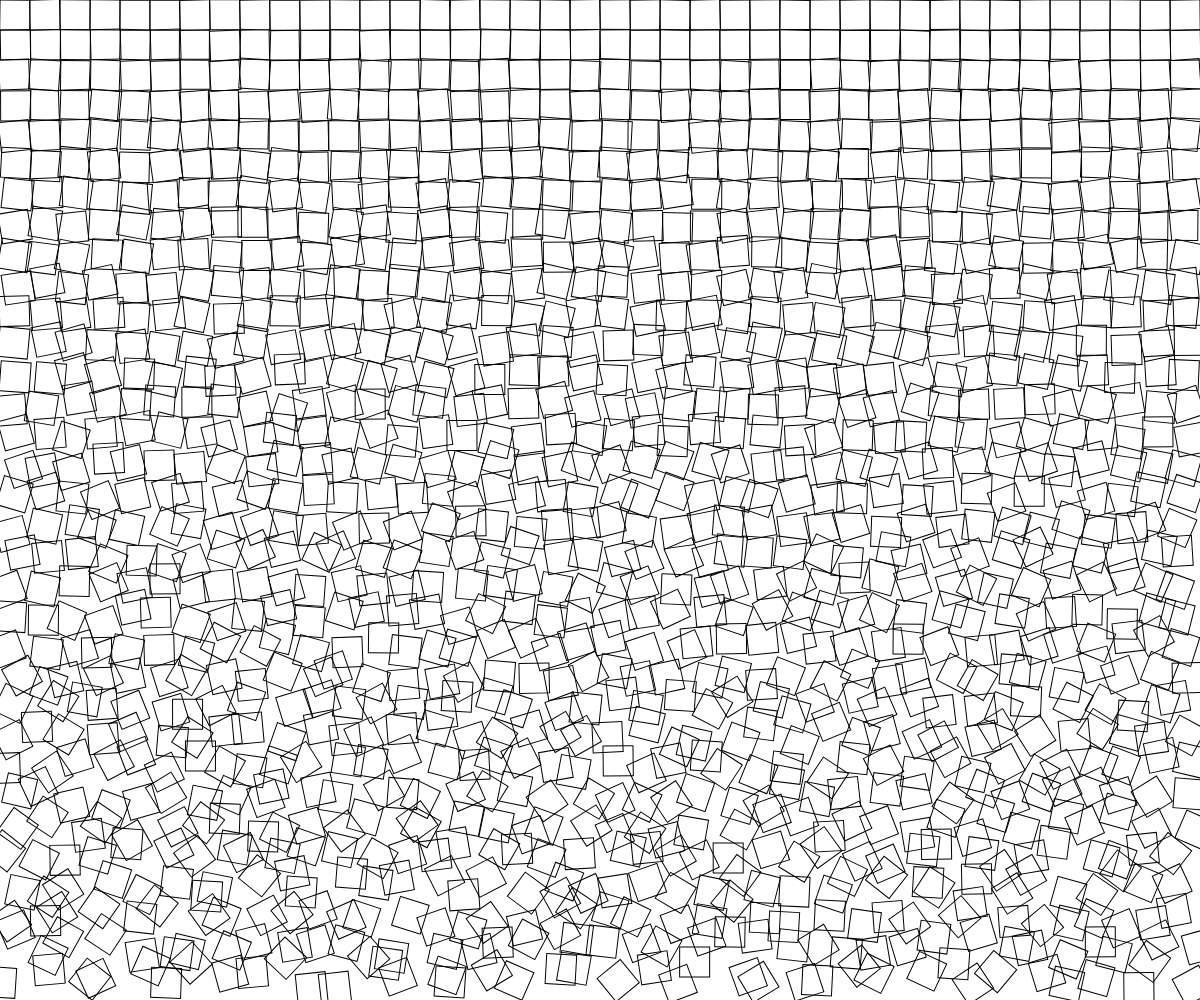
Frame 1 (no input)
Frame 60 (no input): identical to frame 1, image omitted
Frame 120 (the mouse pressed at the canvas centre since frame 60): identical to frame 1, image omitted

The p5.js sketch that drew this single still picture (run headless with seeded random() and noise() and a simulated clock; from frame 60 on, the mouse is pressed at the canvas centre):

// p5.js sketch
// ── sketch.js
// Project Title
// Your Name
// Date
//
// Extra for Experts:
// - describe what you did to take this project "above and beyond"

gridSpacing = 30
function setup() {
  createCanvas(windowWidth, windowHeight);
  rectMode(CENTER);
  angleMode(DEGREES);
  noFill();
  drawDisarray();
  
}

function draw() {
  
}

function drawDisarray(){
  for(let x = gridSpacing/2; x<width; x+=gridSpacing){
    for(let y = gridSpacing/2; y<height; y+= gridSpacing){
      push();
      translate(x,y);
      let rAmount = map(y,0,height,1,45);
      rotate(random(-rAmount,rAmount))
      let offset = map(y,0,height,0,15);
      square(random(-offset,offset),random(-offset,offset),gridSpacing);
      pop();
    }
  }
}
